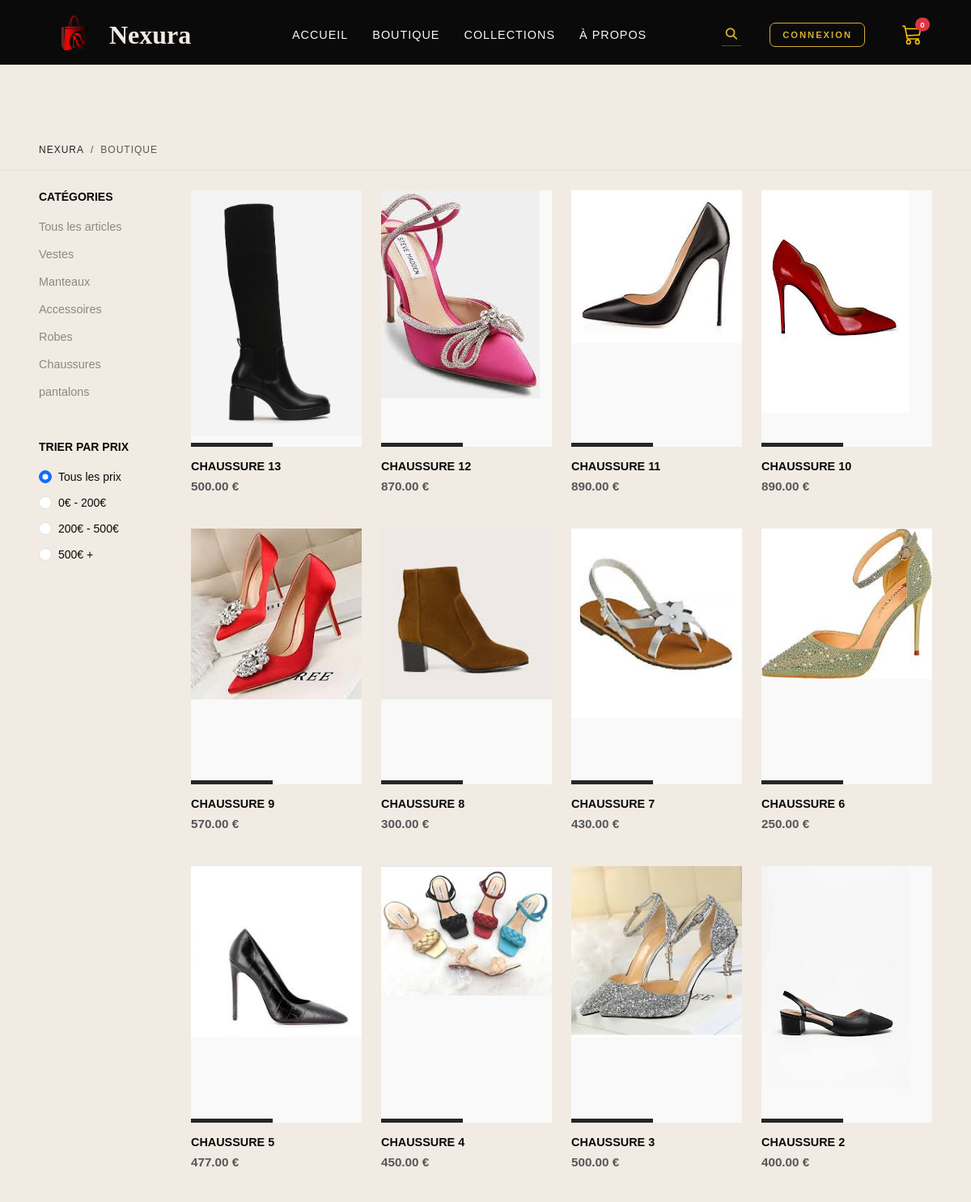
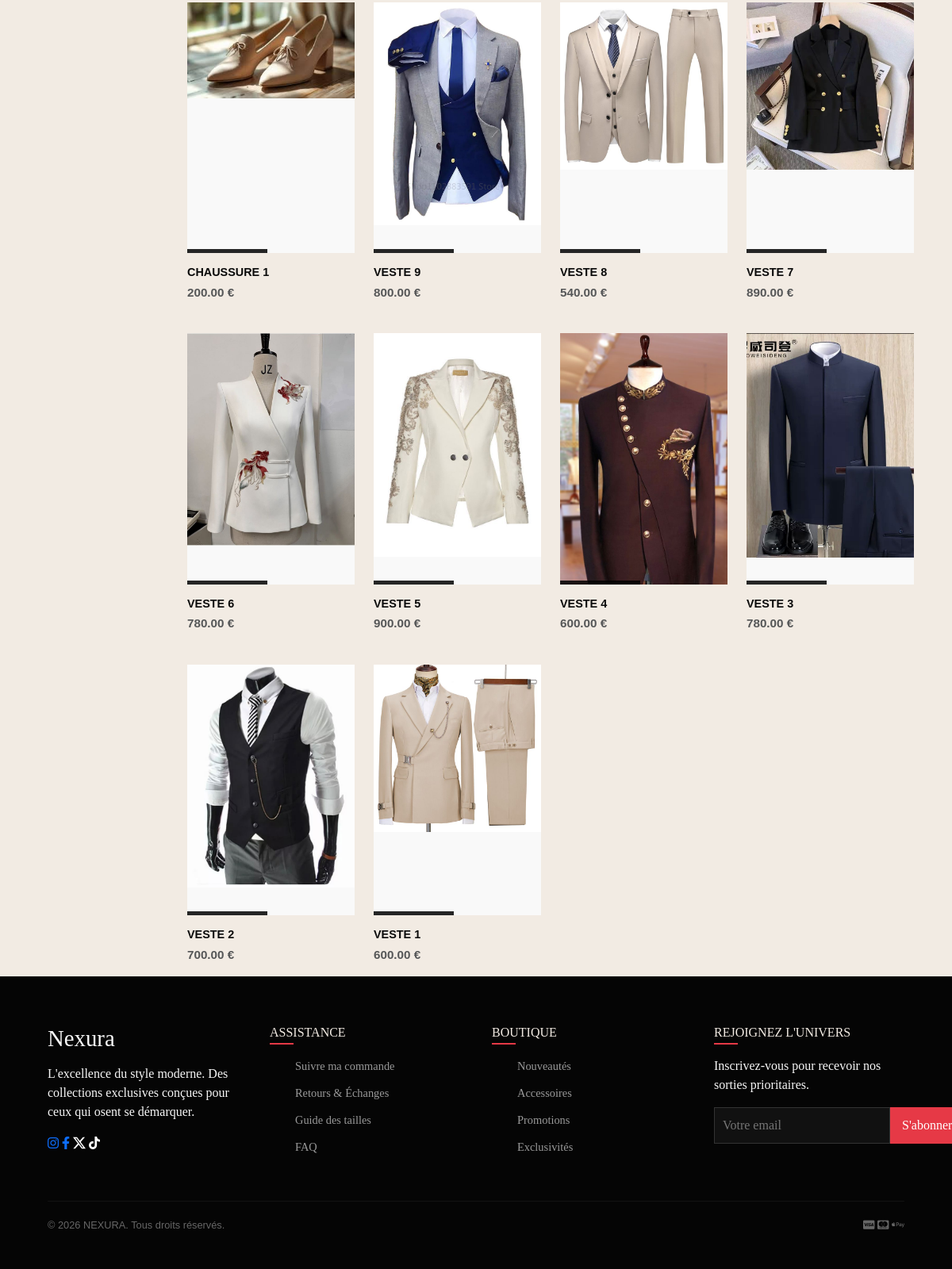
Screenshot of /boutique/ with the database file from the repository (2 pictures, top to bottom).
### Nexura/models.py (models this page shows, shortened)
class Product(models.Model):
    name = models.CharField(max_length=200, verbose_name="Nom du produit")
    price = models.DecimalField(max_digits=10, decimal_places=2, verbose_name="Prix (€)")
    image_front = models.ImageField(upload_to='products/front/', verbose_name="Image de face")
    image_back = models.ImageField(upload_to='products/back/', verbose_name="Image au survol (hover)")
    stock = models.PositiveIntegerField(default=10)
    CATEGORY_CHOICES = [
        ('VESTE', 'Vestes'),
        ('MANTEAU', 'Manteaux'),
        ('ACCESSOIRE', 'Accessoires'),
        ('ROBE','Robes'),
        ('CHAUSSURE','Chaussures'),
        ('PANTALON','pantalons'),
    ]
    category = models.CharField(max_length=20, choices=CATEGORY_CHOICES, default='VESTE')
    created_at = models.DateTimeField(auto_now_add=True)
    class Meta:
        verbose_name = "Produit"
        ordering = ['-created_at']

### Nexura/views.py (the view)
# urls.py: path('boutique/',views.boutique,name='boutique'),
def boutique(request):
    category_name = request.GET.get('categorie')
    query = request.GET.get('q')
    filtre_special = request.GET.get('filtre') # Nouveau : pour 'nouveautes' ou 'promos'
    products = Product.objects.all()
    if filtre_special == 'nouveautes':
        un_mois_dernier = timezone.now() - timedelta(days=30)
        products = products.filter(created_at__gte=un_mois_dernier).order_by('-created_at')
    elif filtre_special == 'promos':
        products = products.filter(price__lt=300) # Exemple : articles à moins de 100€
    if query:
        products = products.filter(Q(name__icontains=query))
    if category_name:
        products = products.filter(category=category_name)
    categories = Product.CATEGORY_CHOICES
    return render(request, 'boutique.html', {
        'products': products,
        'categories': categories,
        'active_category': category_name,
        'query': query
    })

### Nexura/context_processors.py (called while the page is built)
def cart_count(request):
    count = 0
    cart = request.session.get('cart', {})
    for item in cart.values():
        if isinstance(item, dict):
            count += item.get('quantite', 0)
        else:
            count += item
    return {'cart_count': count}

### Nexura/templates/boutique.html (shortened to what this page needs)
{% extends 'base.html' %}
{% load static %}
{% block content %}
<div class="shop-wrapper" style="margin-top: 80px;">
    <div class="shop-nav-info border-bottom mb-4">
        <div class="container-fluid px-lg-5 d-flex justify-content-between align-items-center py-3">
            <nav aria-label="breadcrumb">
                <ol class="breadcrumb mb-0">
                    <li class="breadcrumb-item"><a href="{% url 'home' %}" class="text-dark">Nexura</a></li>
                    <li class="breadcrumb-item active">Boutique</li>
                </ol>
            </nav>
        </div>
    </div>
    <div class="container-fluid px-lg-5">
        <div class="row">
            <aside class="col-lg-2">
                <div class="shop-group mb-5">
                    <h6 class="text-uppercase fw-bold mb-3 small">Catégories</h6>
                    <ul class="list-unstyled shop-menu">
                        <li>
                            <a href="{% url 'boutique' %}" class="{% if not active_category %}active-category{% endif %}">
                                Tous les articles
                            </a>
                        </li>
                        {% for code, label in categories %}
                        <li>
                            <a href="{% url 'boutique' %}?categorie={{ code }}"
                               class="{% if active_category == code %}active-category{% endif %}">
                                {{ label }}
                            </a>
                        </li>
                        {% endfor %}
                    </ul>
                </div>
                <div class="shop-group mb-5">
                    <h6 class="text-uppercase fw-bold mb-3 small">Trier par prix</h6>
                    <div class="price-filters">
                        <div class="form-check mb-2">
                            <input class="form-check-input price-radio" type="radio" name="priceSort" id="p_all" value="all" checked>
                            <label class="form-check-label small" for="p_all">Tous les prix</label>
                        </div>
                        <div class="form-check mb-2">
                            <input class="form-check-input price-radio" type="radio" name="priceSort" id="p1" value="0-200">
                            <label class="form-check-label small" for="p1">0€ - 200€</label>
                        </div>
                        <div class="form-check mb-2">
                            <input class="form-check-input price-radio" type="radio" name="priceSort" id="p2" value="200-500">
                            <label class="form-check-label small" for="p2">200€ - 500€</label>
                        </div>
                        <div class="form-check mb-2">
                            <input class="form-check-input price-radio" type="radio" name="priceSort" id="p3" value="500-100000">
                            <label class="form-check-label small" for="p3">500€ +</label>
                        </div>
                    </div>
                </div>
            </aside>
            <main class="col-lg-10">
                <div class="row g-4" id="productGrid">
                    {% for product in products %}
                    <div class="col-6 col-md-4 col-xl-3 product-item" data-price="{{ product.price }}">
                        <div class="item-card">
                            <div class="item-img-box">
                                <a href="{% url 'detail_article' product.pk %}">
                                    <img src="{{ product.image_front.url }}" alt="{{ product.name }}" class="img-fluid">
                                </a>
                                <div class="quick-add">
                                    {% if user.is_authenticated %}
                                        <form action="{% url 'ajouterpanier' product.id %}" method="POST">
                                            {% csrf_token %}
                                            <button type="submit" class="btn-quick">AJOUTER +</button>
                                        </form>
                                    {% else %}
                                        <a href="{% url 'login' %}" class="btn-quick" style=" text-decoration: none;">CONNEXION</a>
                                    {% endif %}
                                </div>
                            </div>
                            <div class="item-details pt-3">
                                <h3 class="item-name small fw-bold text-uppercase">{{ product.name }}</h3>
                                <p class="item-price text-muted">{{ product.price }} €</p>
                            </div>
                        </div>
                    </div>
                    {% empty %}
                    <div class="col-12 text-center py-5">
                        <p class="text-muted">Aucun article trouvé.</p>
                    </div>
                    {% endfor %}
                </div>
            </main>
        </div>
    </div>
</div>
{% endblock %}

### Nexura/static/css/style.css (style rules this page uses)
:root { --primary-red: #e63946; --deep-black: #0a0a0a; --pure-white: #F2EBE3; --soft-white: #f8f8f8; --gold: rgba(184, 134, 11, 1); --nav-height: 80px; }
* { margin: 0; padding: 0; box-sizing: border-box; }
body { font-family: 'Inter', sans-serif; background-color: var(--pure-white); color: var(--deep-black); }

### Nexura/static/css/boutiquestyle.css (style rules this page uses)
.shop-wrapper { background-color: #F2EBE3;; min-height: 100vh; }
.breadcrumb-item, .breadcrumb-item a { font-size: 0.75rem; text-transform: uppercase; letter-spacing: 1px; text-decoration: none; }
.shop-menu { padding: 0; }
.shop-menu li { margin-bottom: 10px; }
.shop-menu a { text-decoration: none; color: #888; font-size: 0.9rem; transition: 0.3s; }
.item-card { position: relative; cursor: pointer; }
.item-img-box { position: relative; aspect-ratio: 2/3; overflow: hidden; background-color: #f9f9f9; }
.quick-add { position: absolute; bottom: 0; left: 0; width: 100%; transform: translateY(100%); transition: 0.3s ease; }
.btn-quick { width: 100%; border: none; background: rgba(0, 0, 0, 0.85); color: white; padding: 12px; font-size: 0.7rem; font-weight: bold; letter-spacing: 1px; }
.item-details { text-align: left; }
.item-name { font-size: 0.9rem; font-weight: 500; margin-bottom: 5px; }
.item-price { font-size: 0.95rem; color: var(--gold-solid, #D4AF37); font-weight: bold; }

### Nexura/static/css/collectionstyle.css (style rules this page uses)
:root { --bloddd-red: #4A0404; --deep-black: #0a0a0a; --pure-white: #F2EBE3; --gold: #D4AF37; --nav-height: 80px; }

### Nexura/static/css/aboutstyle.css (style rules this page uses)
:root { --nexura-red: #8B0000; --nexura-gold: #D4AF37; --nexura-dark: #0A0A0A; --nexura-light: #f8f9fa; }
body { font-family: 'Poppins', sans-serif; overflow-x: hidden; }

### rows the page displays
Product: image_front (picture), name "CHAUSSURE 13", price "500.00"
Product: image_front (picture), name "CHAUSSURE 12", price "870.00"
Product: image_front (picture), name "CHAUSSURE 11", price "890.00"
Product: image_front (picture), name "CHAUSSURE 10", price "890.00"
Product: image_front (picture), name "CHAUSSURE 9", price "570.00"
Product: image_front (picture), name "CHAUSSURE 8", price "300.00"
Product: image_front (picture), name "CHAUSSURE 7", price "430.00"
Product: image_front (picture), name "CHAUSSURE 6", price "250.00"
Product: image_front (picture), name "CHAUSSURE 5", price "477.00"
Product: image_front (picture), name "CHAUSSURE 4", price "450.00"
Product: image_front (picture), name "CHAUSSURE 3", price "500.00"
Product: image_front (picture), name "CHAUSSURE 2", price "400.00"
Product: image_front (picture), name "CHAUSSURE 1", price "200.00"
Product: image_front (picture), name "VESTE 9", price "800.00"
Product: image_front (picture), name "VESTE 8", price "540.00"
Product: image_front (picture), name "VESTE 7", price "890.00"
Product: image_front (picture), name "VESTE 6", price "780.00"
Product: image_front (picture), name "VESTE 5", price "900.00"
Product: image_front (picture), name "VESTE 4", price "600.00"
Product: image_front (picture), name "VESTE 3", price "780.00"
Product: image_front (picture), name "VESTE 2", price "700.00"
Product: image_front (picture), name "VESTE 1", price "600.00"

### other values shown
{{ cart_count }} "0"
{{ label }} "Vestes" "Manteaux" "Accessoires" "Robes" "Chaussures" "pantalons"
